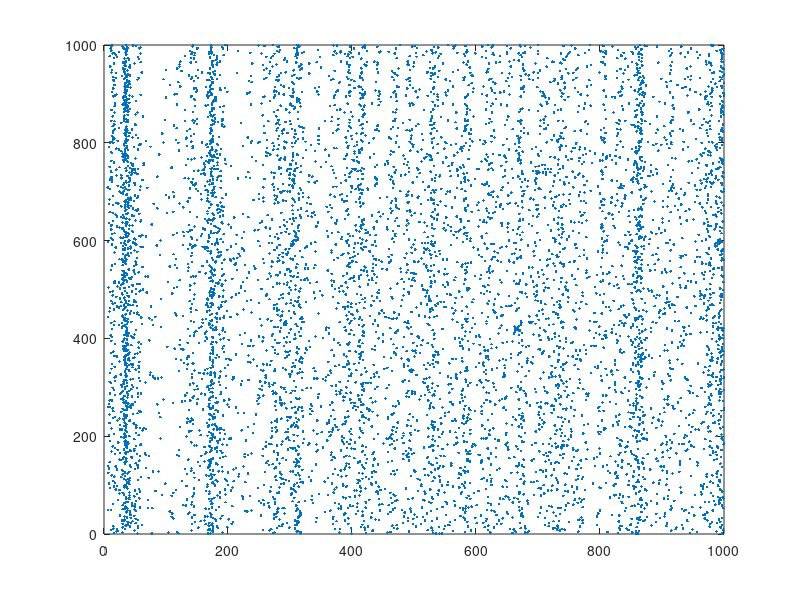

The MATLAB script that drew this image:
tic
Ne=800;
re=rand(Ne,1);
Ni=200;
ri= rand(Ni,1);            
a=[0.02*ones(Ne,1);          0.02+0.08*ri];
b=[0.2*ones(Ne,1);         0.25-0.05*ri];
c=[-65+15*re.^2;           -65*ones(Ni,1)];
d=[8-6*re.^2;               2*ones(Ni,1)];
S=[0.5*rand(Ne+Ni,Ne),      -rand(Ne+Ni,Ni)];

v= -65*ones(Ne+Ni,1);                           % Initial Values of v
u= b.*v;                                        % Initial values of u
firings= [];                                    % spike timings

for t=1:1000                                    % simulation of 1000 ms
    I=[5*randn(Ne,1); 2*randn(Ni,1)];           % thalamic input
    fired=find(v>=30);                          % indices of spikes
    firings=[firings; t+0*fired, fired];       
    v(fired)=c(fired);
    u(fired)=u(fired)+d(fired);
    I=I+sum(S(:,fired),2);
    v=v+0.5*(0.04*v.^2+5*v+140-u+I);            % step 0.5 ms
    v=v+0.5*(0.04*v.^2+5*v+140-u+I);            % for numerical
    u=u+a.*(b.*v-u);                            % stability
end
plot(firings(:,1),firings(:,2),'.');
toc